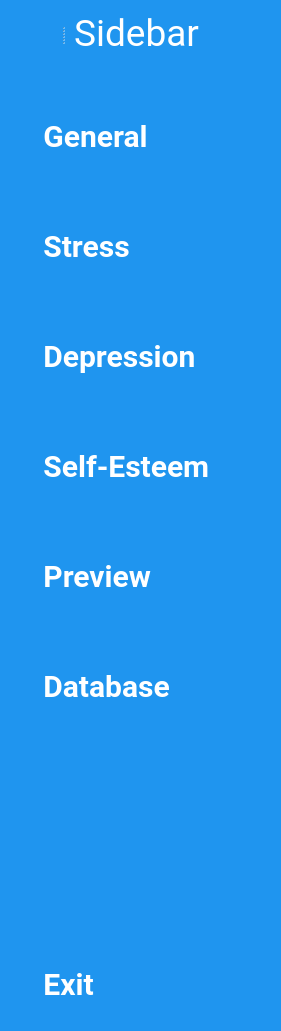
     <widget class="QWidget" name="widget_2" native="true">
      <property name="minimumSize">
       <size>
        <width>281</width>
        <height>0</height>
       </size>
      </property>
      <property name="maximumSize">
       <size>
        <width>281</width>
        <height>16777215</height>
       </size>
      </property>
      <property name="styleSheet">
       <string notr="true">QWidget{

background-color: rgb(31, 149, 239);
}
QPushButton {
    color: white;
    text-align: left;
    height:70px;
    border: 1px;
    padding-left: 10px;
    border-top-left-radius: 5px; /* Round top left corner */
    border-bottom-left-radius: 5px; /* Round bottom left corner */
    background-color: rgb(31, 149, 239); /* Normal background color */
    font-size: 30px; /* Set the font size here */
    /* Other styles */
}

QPushButton:hover {
    background-color: rgb(45, 45, 45); /* Darker background color on hover */
    color: rgb(220, 220, 220); /* Slightly lighter text color on hover */
}

QPushButton:checked {
 
	 background-color: rgb(45, 45, 45); /* Darker background color on checked */
}

QLabel {
    color: white;
}

</string>
      </property>
      <layout class="QGridLayout" name="gridLayout">
       <property name="rightMargin">
        <number>0</number>
       </property>
       <item row="0" column="0">
        <layout class="QVBoxLayout" name="verticalLayout_4">
         <item>
          <widget class="QSplitter" name="splitter">
           <property name="orientation">
            <enum>Qt::Horizontal</enum>
           </property>
           <widget class="QLabel" name="label_3">
            <property name="minimumSize">
             <size>
              <width>40</width>
              <height>40</height>
             </size>
            </property>
            <property name="maximumSize">
             <size>
              <width>50</width>
              <height>50</height>
             </size>
            </property>
            <property name="text">
             <string/>
            </property>
            <property name="pixmap">
             <pixmap resource="resource.qrc">:/icon/icon/group-48.ico</pixmap>
            </property>
            <property name="scaledContents">
             <bool>true</bool>
            </property>
           </widget>
           <widget class="QLabel" name="label_2">
            <property name="font">
             <font>
              <family>Roboto</family>
              <pointsize>28</pointsize>
              <weight>50</weight>
              <bold>false</bold>
             </font>
            </property>
            <property name="text">
             <string> Sidebar</string>
            </property>
           </widget>
          </widget>
         </item>
         <item>
          <spacer name="verticalSpacer_3">
           <property name="orientation">
            <enum>Qt::Vertical</enum>
           </property>
           <property name="sizeType">
            <enum>QSizePolicy::Fixed</enum>
           </property>
           <property name="sizeHint" stdset="0">
            <size>
             <width>20</width>
             <height>40</height>
            </size>
           </property>
          </spacer>
         </item>
         <item>
          <layout class="QVBoxLayout" name="verticalLayout_2">
           <property name="spacing">
            <number>40</number>
           </property>
           <item>
            <widget class="QPushButton" name="pushButton_8">
             <property name="font">
              <font>
               <family>Roboto</family>
               <pointsize>-1</pointsize>
               <weight>75</weight>
               <bold>true</bold>
              </font>
             </property>
             <property name="text">
              <string>   General</string>
             </property>
             <property name="icon">
              <iconset resource="resource.qrc">
               <normaloff>:/icon/icon/home-4-48.ico</normaloff>:/icon/icon/home-4-48.ico</iconset>
             </property>
             <property name="iconSize">
              <size>
               <width>50</width>
               <height>50</height>
              </size>
             </property>
             <property name="checkable">
              <bool>true</bool>
             </property>
             <property name="autoExclusive">
              <bool>true</bool>
             </property>
            </widget>
           </item>
           <item>
            <widget class="QPushButton" name="pushButton_11">
             <property name="font">
              <font>
               <family>Roboto</family>
               <pointsize>-1</pointsize>
               <weight>75</weight>
               <bold>true</bold>
              </font>
             </property>
             <property name="text">
              <string>   Stress </string>
             </property>
             <property name="icon">
              <iconset resource="resource.qrc">
               <normaloff>:/icon/icon/dashboard-5-48.ico</normaloff>:/icon/icon/dashboard-5-48.ico</iconset>
             </property>
             <property name="iconSize">
              <size>
               <width>50</width>
               <height>50</height>
              </size>
             </property>
             <property name="checkable">
              <bool>true</bool>
             </property>
             <property name="autoExclusive">
              <bool>true</bool>
             </property>
            </widget>
           </item>
           <item>
            <widget class="QPushButton" name="pushButton_7">
             <property name="font">
              <font>
               <family>Roboto</family>
               <pointsize>-1</pointsize>
               <weight>75</weight>
               <bold>true</bold>
              </font>
             </property>
             <property name="text">
              <string>   Depression</string>
             </property>
             <property name="icon">
              <iconset resource="resource.qrc">
               <normaloff>:/icon/icon/product-48.ico</normaloff>:/icon/icon/product-48.ico</iconset>
             </property>
             <property name="iconSize">
              <size>
               <width>50</width>
               <height>50</height>
              </size>
             </property>
             <property name="checkable">
              <bool>true</bool>
             </property>
             <property name="autoExclusive">
              <bool>true</bool>
             </property>
            </widget>
           </item>
           <item>
            <widget class="QPushButton" name="pushButton_10">
             <property name="font">
              <font>
               <family>Roboto</family>
               <pointsize>-1</pointsize>
               <weight>75</weight>
               <bold>true</bold>
              </font>
             </property>
             <property name="text">
              <string>   Self-Esteem</string>
             </property>
             <property name="icon">
              <iconset resource="resource.qrc">
               <normaloff>:/icon/icon/user-48-white.ico</normaloff>:/icon/icon/user-48-white.ico</iconset>
             </property>
             <property name="iconSize">
              <size>
               <width>50</width>
               <height>50</height>
              </size>
             </property>
             <property name="checkable">
              <bool>true</bool>
             </property>
             <property name="autoExclusive">
              <bool>true</bool>
             </property>
            </widget>
           </item>
           <item>
            <widget class="QPushButton" name="pushButton_9">
             <property name="font">
              <font>
               <family>Roboto</family>
               <pointsize>-1</pointsize>
               <weight>75</weight>
               <bold>true</bold>
              </font>
             </property>
             <property name="text">
              <string>   Preview</string>
             </property>
             <property name="icon">
              <iconset resource="resource.qrc">
               <normaloff>:/icon/icon/activity-feed-48.ico</normaloff>:/icon/icon/activity-feed-48.ico</iconset>
             </property>
             <property name="iconSize">
              <size>
               <width>50</width>
               <height>50</height>
              </size>
             </property>
             <property name="checkable">
              <bool>true</bool>
             </property>
             <property name="autoExclusive">
              <bool>true</bool>
             </property>
            </widget>
           </item>
           <item>
            <widget class="QPushButton" name="pushButton_14">
             <property name="font">
              <font>
               <family>Roboto</family>
               <pointsize>-1</pointsize>
               <weight>75</weight>
               <bold>true</bold>
              </font>
             </property>
             <property name="text">
              <string>   Database</string>
             </property>
             <property name="icon">
              <iconset resource="resource.qrc">
               <normaloff>:/icon/icon/search-13.ico</normaloff>:/icon/icon/search-13.ico</iconset>
             </property>
             <property name="iconSize">
              <size>
               <width>50</width>
               <height>50</height>
              </size>
             </property>
             <property name="checkable">
              <bool>true</bool>
             </property>
             <property name="autoExclusive">
              <bool>true</bool>
             </property>
            </widget>
           </item>
           <item>
            <spacer name="verticalSpacer_2">
             <property name="orientation">
              <enum>Qt::Vertical</enum>
             </property>
             <property name="sizeHint" stdset="0">
              <size>
               <width>20</width>
               <height>188</height>
              </size>
             </property>
            </spacer>
           </item>
           <item>
            <widget class="QPushButton" name="pushButton_12">
             <property name="font">
              <font>
               <family>Roboto</family>
               <pointsize>-1</pointsize>
               <weight>75</weight>
               <bold>true</bold>
              </font>
             </property>
             <property name="text">
              <string>   Exit</string>
             </property>
             <property name="icon">
              <iconset resource="resource.qrc">
               <normaloff>:/icon/icon/close-window-64-white.ico</normaloff>:/icon/icon/close-window-64-white.ico</iconset>
             </property>
             <property name="iconSize">
              <size>
               <width>50</width>
               <height>50</height>
              </size>
             </property>
            </widget>
           </item>
          </layout>
         </item>
        </layout>
       </item>
      </layout>
     </widget>
